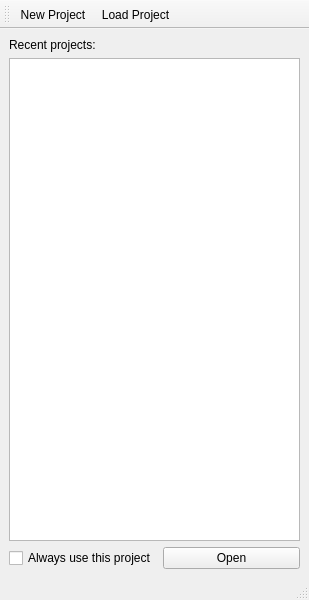
<?xml version="1.0" encoding="UTF-8"?>
<ui version="4.0">
 <class>ProjectsWindow</class>
 <widget class="QMainWindow" name="ProjectsWindow">
  <property name="geometry">
   <rect>
    <x>0</x>
    <y>0</y>
    <width>309</width>
    <height>600</height>
   </rect>
  </property>
  <property name="cursor">
   <cursorShape>ArrowCursor</cursorShape>
  </property>
  <property name="windowTitle">
   <string>Projects</string>
  </property>
  <widget class="QWidget" name="centralwidget">
   <layout class="QVBoxLayout" name="verticalLayout">
    <item>
     <widget class="QLabel" name="label">
      <property name="text">
       <string>Recent projects:</string>
      </property>
     </widget>
    </item>
    <item>
     <widget class="QListView" name="listView"/>
    </item>
    <item>
     <layout class="QHBoxLayout" name="horizontalLayout">
      <item>
       <widget class="QCheckBox" name="checkBox">
        <property name="text">
         <string>Always use this project</string>
        </property>
       </widget>
      </item>
      <item>
       <widget class="QPushButton" name="pushButton">
        <property name="text">
         <string>Open</string>
        </property>
       </widget>
      </item>
     </layout>
    </item>
   </layout>
  </widget>
  <widget class="QMenuBar" name="menubar">
   <property name="geometry">
    <rect>
     <x>0</x>
     <y>0</y>
     <width>309</width>
     <height>19</height>
    </rect>
   </property>
  </widget>
  <widget class="QStatusBar" name="statusbar"/>
  <widget class="QToolBar" name="toolBar">
   <property name="windowTitle">
    <string>toolBar</string>
   </property>
   <attribute name="toolBarArea">
    <enum>TopToolBarArea</enum>
   </attribute>
   <attribute name="toolBarBreak">
    <bool>false</bool>
   </attribute>
   <addaction name="actionNew_Project"/>
   <addaction name="actionLoad_Project"/>
  </widget>
  <action name="actionNew_Project">
   <property name="icon">
    <iconset resource="icons.qrc">
     <normaloff>:/icons/icons/document-new.png</normaloff>:/icons/icons/document-new.png</iconset>
   </property>
   <property name="text">
    <string>New Project</string>
   </property>
   <property name="toolTip">
    <string>New Project</string>
   </property>
  </action>
  <action name="actionLoad_Project">
   <property name="icon">
    <iconset resource="icons.qrc">
     <normaloff>:/icons/icons/document-open.png</normaloff>:/icons/icons/document-open.png</iconset>
   </property>
   <property name="text">
    <string>Load Project</string>
   </property>
   <property name="toolTip">
    <string>Load Project</string>
   </property>
  </action>
 </widget>
 <resources>
  <include location="icons.qrc"/>
 </resources>
 <connections/>
</ui>
